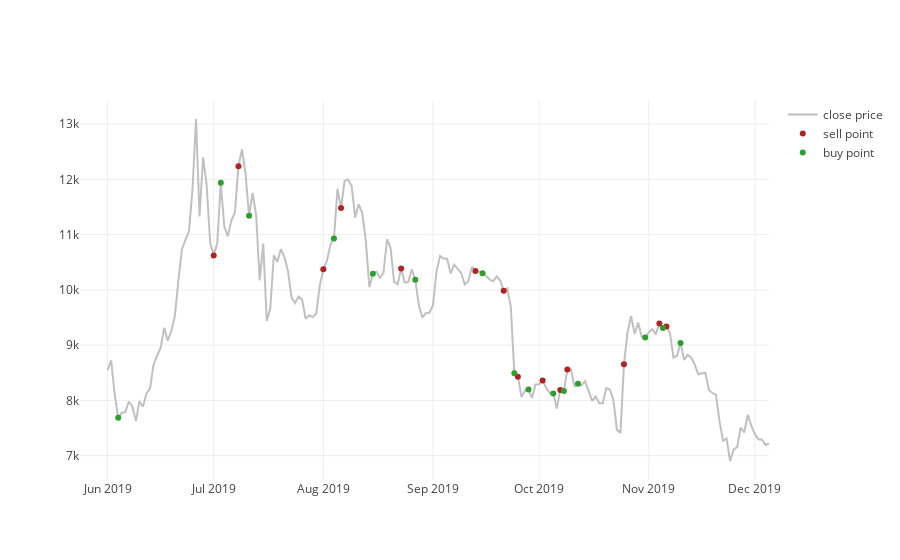

Notebook code for this chart:
### Code cell
agentTest = Agent(model,close,time,500, 0, 0, 3)
agentTest.buy(HA_close,HA_open,HA_high,HA_low,VIX_close)

### Figure 1 — Plotly figure (JSON) as saved in the notebook; plotly's stock layout.template omitted (floating-point values rounded to 4 significant figures; data arrays with more than 128 entries replaced by an {"elided": "..."} marker saying what was removed)
{"data": [{"line": {"color": "silver", "width": 2}, "mode": "lines", "name": "close price", "type": "scatter", "uid": "f3ae9e65-f9fd-465c-91e2-32314b6430b1", "x": {"elided": "188 str values"}, "y": {"elided": "188 float values"}}, {"line": {"color": "firebrick", "width": 1}, "mode": "markers", "name": "sell point", "type": "scatter", "uid": "5de1e680-e066-4df7-a3c2-0acf1dd3aa10", "x": ["2019-07-01", "2019-07-08", "2019-08-01", "2019-08-06", "2019-08-23", "2019-09-13", "2019-09-21", "2019-09-25", "2019-10-02", "2019-10-07", "2019-10-09", "2019-10-25", "2019-11-04", "2019-11-06"], "y": [10620.0, 12240.0, 10370.0, 11480.0, 10390.0, 10340.0, 9986.0, 8430.0, 8360.0, 8190.0, 8561.0, 8655.0, 9393.0, 9339.0]}, {"mode": "markers", "name": "buy point", "type": "scatter", "uid": "214c59f3-ddb6-46a0-b6a2-cb13efd64796", "x": ["2019-06-04", "2019-07-03", "2019-07-11", "2019-08-04", "2019-08-15", "2019-08-27", "2019-09-15", "2019-09-24", "2019-09-28", "2019-10-05", "2019-10-08", "2019-10-12", "2019-10-31", "2019-11-05", "2019-11-10"], "y": [7687.0, 11940, 11340.0, 10930.0, 10290.0, 10190.0, 10300.0, 8493.0, 8199.0, 8126.0, 8168.0, 8300.0, 9141.0, 9309.0, 9039.0]}], "layout": {}}
